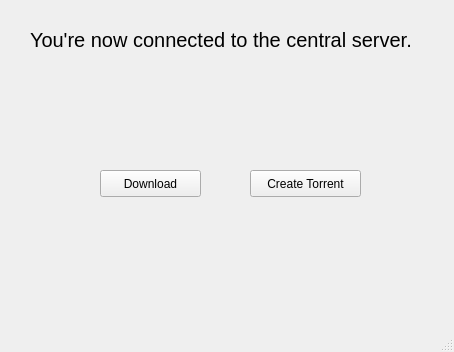
<?xml version="1.0" encoding="UTF-8"?>
<ui version="4.0">
 <class>KeyWindow</class>
 <widget class="QMainWindow" name="KeyWindow">
  <property name="geometry">
   <rect>
    <x>0</x>
    <y>0</y>
    <width>454</width>
    <height>352</height>
   </rect>
  </property>
  <property name="windowTitle">
   <string>Download or create torrent</string>
  </property>
  <widget class="QWidget" name="centralwidget">
   <widget class="QPushButton" name="download">
    <property name="geometry">
     <rect>
      <x>100</x>
      <y>170</y>
      <width>101</width>
      <height>27</height>
     </rect>
    </property>
    <property name="text">
     <string>Download</string>
    </property>
   </widget>
   <widget class="QPushButton" name="create_torrent">
    <property name="geometry">
     <rect>
      <x>250</x>
      <y>170</y>
      <width>111</width>
      <height>27</height>
     </rect>
    </property>
    <property name="text">
     <string>Create Torrent</string>
    </property>
   </widget>
   <widget class="QLabel" name="label">
    <property name="geometry">
     <rect>
      <x>30</x>
      <y>30</y>
      <width>411</width>
      <height>20</height>
     </rect>
    </property>
    <property name="font">
     <font>
      <pointsize>15</pointsize>
     </font>
    </property>
    <property name="text">
     <string>You're now connected to the central server.</string>
    </property>
   </widget>
  </widget>
  <widget class="QMenuBar" name="menubar">
   <property name="geometry">
    <rect>
     <x>0</x>
     <y>0</y>
     <width>454</width>
     <height>23</height>
    </rect>
   </property>
  </widget>
  <widget class="QStatusBar" name="statusbar"/>
 </widget>
 <resources/>
 <connections/>
</ui>
